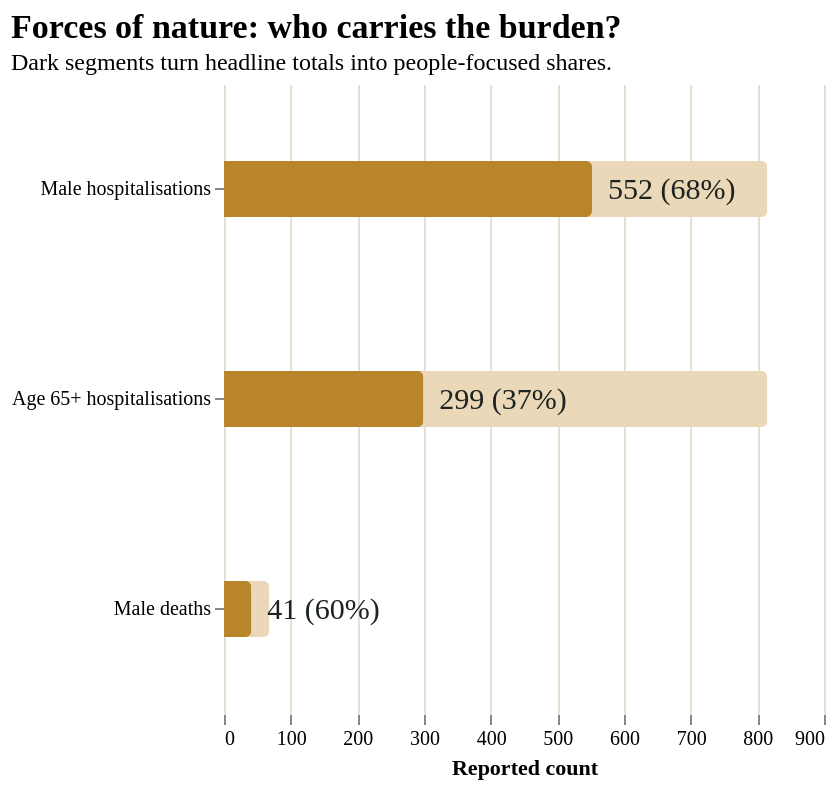

The Vega-Lite source for this figure:
### Vega-Lite specification from a JSON file in a GitHub repository (floating-point values rounded to 4 significant figures)
{"$schema": "https://vega.github.io/schema/vega-lite/v5.json", "width": "container", "height": 315, "title": {"text": "Forces of nature: who carries the burden?", "subtitle": "Dark segments turn headline totals into people-focused shares."}, "data": {"values": [{"label": "Male hospitalisations", "row": "Hospitalisations", "group": "Male", "total": 815, "value": 552, "share": 67.7, "period": "2023-24"}, {"label": "Age 65+ hospitalisations", "row": "Hospitalisations", "group": "Age 65+", "total": 815, "value": 299, "share": 36.7, "period": "2023-24"}, {"label": "Male deaths", "row": "Deaths", "group": "Male", "total": 68, "value": 41, "share": 60.3, "period": "2022-23"}]}, "transform": [{"calculate": "format(datum.value, ',') + ' (' + format(datum.share, '.0f') + '%)'", "as": "value_label"}], "layer": [{"mark": {"type": "bar", "height": 28, "cornerRadius": 3, "color": "#ead8b9"}, "encoding": {"x": {"field": "total", "type": "quantitative", "title": "Reported count"}, "y": {"field": "label", "type": "nominal", "title": null, "sort": ["Male hospitalisations", "Age 65+ hospitalisations", "Male deaths"], "axis": {"labelLimit": 185}}}}, {"mark": {"type": "bar", "height": 28, "cornerRadiusEnd": 3, "color": "#b9852b"}, "encoding": {"x": {"field": "value", "type": "quantitative", "title": "Reported count"}, "y": {"field": "label", "type": "nominal", "title": null, "sort": ["Male hospitalisations", "Age 65+ hospitalisations", "Male deaths"], "axis": {"labelLimit": 185}}, "tooltip": [{"field": "row", "type": "nominal", "title": "Outcome"}, {"field": "group", "type": "nominal", "title": "Group"}, {"field": "period", "type": "nominal", "title": "Period"}, {"field": "value", "type": "quantitative", "title": "Group count", "format": ","}, {"field": "total", "type": "quantitative", "title": "Total", "format": ","}, {"field": "share", "type": "quantitative", "title": "Share", "format": ".1f"}]}}, {"mark": {"type": "text", "align": "left", "dx": 8, "font": "Trebuchet MS", "fontSize": 15, "color": "#1d2320"}, "encoding": {"x": {"field": "value", "type": "quantitative"}, "y": {"field": "label", "type": "nominal", "sort": ["Male hospitalisations", "Age 65+ hospitalisations", "Male deaths"]}, "text": {"field": "value_label", "type": "nominal"}}}], "config": {"background": null, "axis": {"labelFont": "Trebuchet MS", "titleFont": "Trebuchet MS", "gridColor": "#e7dfd2", "domain": false}, "title": {"font": "Georgia", "fontSize": 17, "subtitleFont": "Trebuchet MS", "subtitleFontSize": 12, "anchor": "start"}, "view": {"stroke": null}}}
